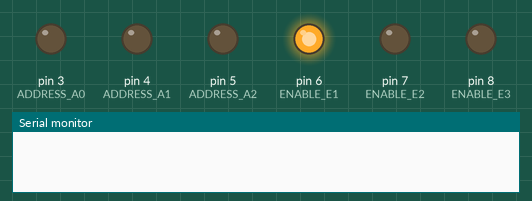
This sketch was run on a simulated Arduino Uno, built with avr-gcc and run on an emulated ATmega328P. On the bench: output pins drawn as LEDs (lit = HIGH), the last lines printed to the serial monitor.

Above: at 0.05 s.
At 0.45 s:
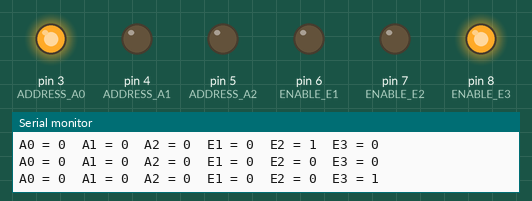
At 0.75 s:
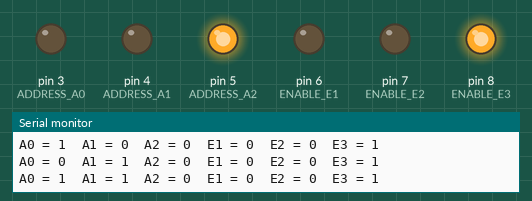
At 1.46 s:
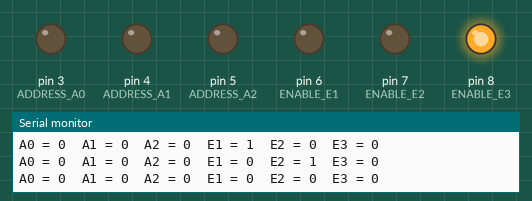
At 2.16 s:
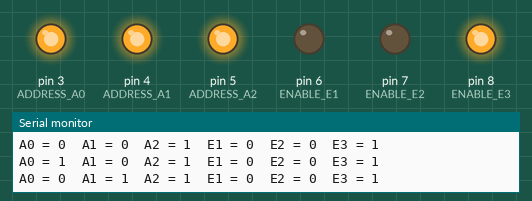
At 2.87 s:
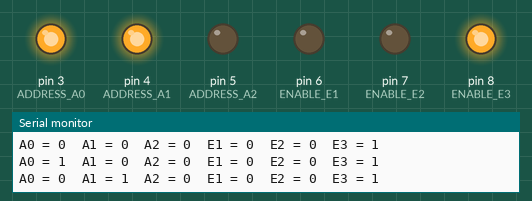
Timing chart, 0 to 3.2 s (numbered marks = the images above):
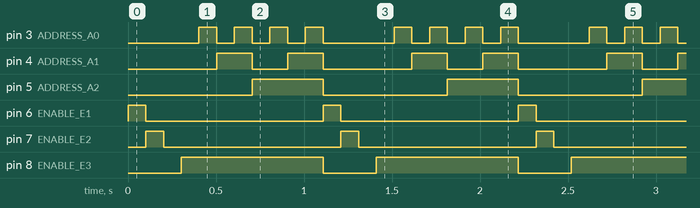

Measured:
- by itself, pin 3 (ADDRESS_A0): repeats every 1.1 s: 3 × (LOW 0.10 s, HIGH 0.10 s), LOW 0.40 s, HIGH 0.10 s
- by itself, pin 4 (ADDRESS_A1): repeats every 1.1 s: LOW 0.20 s, HIGH 0.20 s, LOW 0.50 s, HIGH 0.20 s
- by itself, pin 5 (ADDRESS_A2): alternates HIGH for 0.40 s and LOW for 0.71 s
- by itself, pin 6 (ENABLE_E1), pin 7 (ENABLE_E2): alternates HIGH for 0.10 s and LOW for 1.0 s
- by itself, pin 8 (ENABLE_E3): alternates HIGH for 0.81 s and LOW for 0.30 s

The sketch:

_74HC138_demultiplexer_experiment_1.ino
```cpp
//Learn ins and outs of demultiplexer
//By: Jerry Elmore
//Date: 23-Dec-2013

//Set pins for each address input on the 74HC138AN
const int ADDRESS_A0 = 3;
const int ADDRESS_A1 = 4;
const int ADDRESS_A2 = 5;

//Set pins for each enable input on the 74HC138AN
const int ENABLE_E1 = 6;
const int ENABLE_E2 = 7;
const int ENABLE_E3 = 8;

//Initialize bits for DEBUG
int r1 = 0;
int r2 = 0;
int r3 = 0;
int r4 = 0;


int r5 = 0;
int r6 = 0;


void setup() {
  pinMode(ADDRESS_A0,OUTPUT);
  pinMode(ADDRESS_A1,OUTPUT);
  pinMode(ADDRESS_A2,OUTPUT);
  pinMode(ENABLE_E1,OUTPUT);
  pinMode(ENABLE_E2,OUTPUT);
  pinMode(ENABLE_E3,OUTPUT);

  //DEBUG
  Serial.begin(9600);
}

void loop() {
  //All on - E1 high
  digitalWrite(ADDRESS_A0,LOW);
  digitalWrite(ADDRESS_A1,LOW);
  digitalWrite(ADDRESS_A2,LOW);
  digitalWrite(ENABLE_E1,HIGH);
  digitalWrite(ENABLE_E2,LOW);
  digitalWrite(ENABLE_E3,LOW);
  delay(100);

  //DEBUG
  readPinState();

  //All on - E2 high
  digitalWrite(ADDRESS_A0,LOW);
  digitalWrite(ADDRESS_A1,LOW);
  digitalWrite(ADDRESS_A2,LOW);
  digitalWrite(ENABLE_E1,LOW);
  digitalWrite(ENABLE_E2,HIGH);
  digitalWrite(ENABLE_E3,LOW);
  delay(100);

  //DEBUG
  readPinState();

  //All on - E3 low
  digitalWrite(ADDRESS_A0,LOW);
  digitalWrite(ADDRESS_A1,LOW);
  digitalWrite(ADDRESS_A2,LOW);
  digitalWrite(ENABLE_E1,LOW);
  digitalWrite(ENABLE_E2,LOW);
  digitalWrite(ENABLE_E3,LOW);
  delay(100);

  //DEBUG
  readPinState();

  //Y0 off
  digitalWrite(ADDRESS_A0,LOW);
  digitalWrite(ADDRESS_A1,LOW);
  digitalWrite(ADDRESS_A2,LOW);
  digitalWrite(ENABLE_E1,LOW);
  digitalWrite(ENABLE_E2,LOW);
  digitalWrite(ENABLE_E3,HIGH);
  delay(100);

  //DEBUG
  readPinState();

  //Y1 off
  digitalWrite(ADDRESS_A0,HIGH);
  digitalWrite(ADDRESS_A1,LOW);
  digitalWrite(ADDRESS_A2,LOW);
  digitalWrite(ENABLE_E1,LOW);
  digitalWrite(ENABLE_E2,LOW);
  digitalWrite(ENABLE_E3,HIGH);
  delay(100);

  //DEBUG
  readPinState();

  //Y2 off
  digitalWrite(ADDRESS_A0,LOW);
  digitalWrite(ADDRESS_A1,HIGH);
  digitalWrite(ADDRESS_A2,LOW);
  digitalWrite(ENABLE_E1,LOW);
  digitalWrite(ENABLE_E2,LOW);
  digitalWrite(ENABLE_E3,HIGH);
  delay(100);

  //DEBUG
  readPinState();

  //Y3 off
  digitalWrite(ADDRESS_A0,HIGH);
  digitalWrite(ADDRESS_A1,HIGH);
  digitalWrite(ADDRESS_A2,LOW);
  digitalWrite(ENABLE_E1,LOW);
  digitalWrite(ENABLE_E2,LOW);
  digitalWrite(ENABLE_E3,HIGH);
  delay(100);

  //DEBUG
  readPinState();

  //Y4 off
  digitalWrite(ADDRESS_A0,LOW);
  digitalWrite(ADDRESS_A1,LOW);
  digitalWrite(ADDRESS_A2,HIGH);
  digitalWrite(ENABLE_E1,LOW);
  digitalWrite(ENABLE_E2,LOW);
  digitalWrite(ENABLE_E3,HIGH);
  delay(100);

  //DEBUG
  readPinState();

  //Y5 off
  digitalWrite(ADDRESS_A0,HIGH);
  digitalWrite(ADDRESS_A1,LOW);
  digitalWrite(ADDRESS_A2,HIGH);
  digitalWrite(ENABLE_E1,LOW);
  digitalWrite(ENABLE_E2,LOW);
  digitalWrite(ENABLE_E3,HIGH);
  delay(100);

  //DEBUG
  readPinState();

  //Y6 off
  digitalWrite(ADDRESS_A0,LOW);
  digitalWrite(ADDRESS_A1,HIGH);
  digitalWrite(ADDRESS_A2,HIGH);
  digitalWrite(ENABLE_E1,LOW);

  digitalWrite(ENABLE_E2,LOW);
  digitalWrite(ENABLE_E3,HIGH);
  delay(100);

  //DEBUG
  readPinState();

  //Y7 off
  digitalWrite(ADDRESS_A0,HIGH);
  digitalWrite(ADDRESS_A1,HIGH);
  digitalWrite(ADDRESS_A2,HIGH);
  digitalWrite(ENABLE_E1,LOW);
  digitalWrite(ENABLE_E2,LOW);
  digitalWrite(ENABLE_E3,HIGH);
  delay(100);

  //DEBUG
  readPinState();
}

void readPinState() {

  //DEBUG
  r1 = digitalRead(ADDRESS_A0);
  r2 = digitalRead(ADDRESS_A1);
  r3 = digitalRead(ADDRESS_A2);
  r4 = digitalRead(ENABLE_E1);
  r5 = digitalRead(ENABLE_E2);
  r6 = digitalRead(ENABLE_E3);

  Serial.print("A0 = ");
  Serial.print(r1);
  Serial.print("\t");

  Serial.print("A1 = ");
  Serial.print(r2);
  Serial.print("\t");

  Serial.print("A2 = ");
  Serial.print(r3);
  Serial.print("\t");

  Serial.print("E1 = ");
  Serial.print(r4);
  Serial.print("\t");

  Serial.print("E2 = ");
  Serial.print(r5);
  Serial.print("\t");

  Serial.print("E3 = ");
  Serial.print(r6
  );
  Serial.println("\n");

}
```
